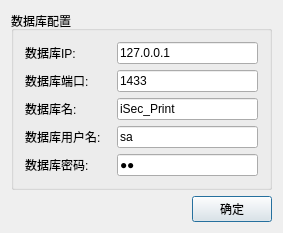
<?xml version="1.0" encoding="UTF-8"?>
<ui version="4.0">
 <class>QConfigDlg</class>
 <widget class="QDialog" name="QConfigDlg">
  <property name="geometry">
   <rect>
    <x>0</x>
    <y>0</y>
    <width>283</width>
    <height>209</height>
   </rect>
  </property>
  <property name="windowTitle">
   <string>配置</string>
  </property>
  <layout class="QGridLayout" name="gridLayout">
   <item row="0" column="0">
    <widget class="QGroupBox" name="groupBox">
     <property name="title">
      <string>数据库配置</string>
     </property>
     <layout class="QFormLayout" name="formLayout">
      <item row="0" column="0">
       <widget class="QLabel" name="label">
        <property name="minimumSize">
         <size>
          <width>0</width>
          <height>0</height>
         </size>
        </property>
        <property name="text">
         <string>数据库IP:</string>
        </property>
       </widget>
      </item>
      <item row="0" column="1">
       <widget class="QLineEdit" name="lineEdit">
        <property name="text">
         <string>127.0.0.1</string>
        </property>
       </widget>
      </item>
      <item row="1" column="0">
       <widget class="QLabel" name="label_3">
        <property name="minimumSize">
         <size>
          <width>0</width>
          <height>0</height>
         </size>
        </property>
        <property name="text">
         <string>数据库端口:</string>
        </property>
       </widget>
      </item>
      <item row="1" column="1">
       <widget class="QLineEdit" name="lineEdit_3">
        <property name="text">
         <string>1433</string>
        </property>
       </widget>
      </item>
      <item row="2" column="0">
       <widget class="QLabel" name="label_5">
        <property name="minimumSize">
         <size>
          <width>86</width>
          <height>0</height>
         </size>
        </property>
        <property name="text">
         <string>数据库名:</string>
        </property>
       </widget>
      </item>
      <item row="2" column="1">
       <widget class="QLineEdit" name="lineEdit_5">
        <property name="text">
         <string>iSec_Print</string>
        </property>
       </widget>
      </item>
      <item row="3" column="0">
       <widget class="QLabel" name="label_2">
        <property name="minimumSize">
         <size>
          <width>0</width>
          <height>0</height>
         </size>
        </property>
        <property name="text">
         <string>数据库用户名:</string>
        </property>
       </widget>
      </item>
      <item row="3" column="1">
       <widget class="QLineEdit" name="lineEdit_2">
        <property name="text">
         <string>sa</string>
        </property>
       </widget>
      </item>
      <item row="4" column="0">
       <widget class="QLabel" name="label_4">
        <property name="text">
         <string>数据库密码:</string>
        </property>
       </widget>
      </item>
      <item row="4" column="1">
       <widget class="QLineEdit" name="lineEdit_4">
        <property name="text">
         <string>sa</string>
        </property>
        <property name="echoMode">
         <enum>QLineEdit::Password</enum>
        </property>
       </widget>
      </item>
     </layout>
    </widget>
   </item>
   <item row="1" column="0">
    <layout class="QHBoxLayout" name="horizontalLayout">
     <item>
      <spacer name="horizontalSpacer">
       <property name="orientation">
        <enum>Qt::Horizontal</enum>
       </property>
       <property name="sizeHint" stdset="0">
        <size>
         <width>40</width>
         <height>20</height>
        </size>
       </property>
      </spacer>
     </item>
     <item>
      <widget class="QPushButton" name="pushButton_2">
       <property name="text">
        <string>确定</string>
       </property>
      </widget>
     </item>
    </layout>
   </item>
  </layout>
 </widget>
 <layoutdefault spacing="6" margin="11"/>
 <resources/>
 <connections>
  <connection>
   <sender>pushButton_2</sender>
   <signal>clicked()</signal>
   <receiver>QConfigDlg</receiver>
   <slot>accept()</slot>
   <hints>
    <hint type="sourcelabel">
     <x>242</x>
     <y>184</y>
    </hint>
    <hint type="destinationlabel">
     <x>153</x>
     <y>180</y>
    </hint>
   </hints>
  </connection>
 </connections>
</ui>
